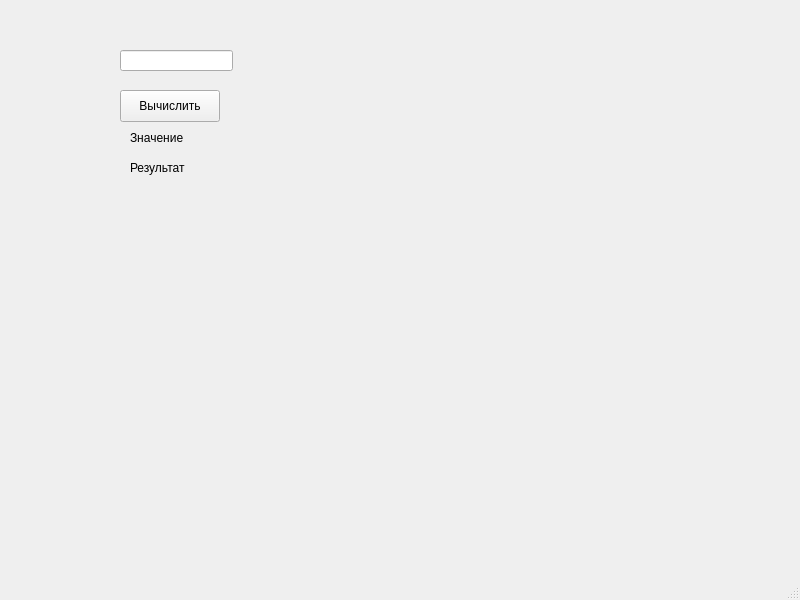
<?xml version="1.0" encoding="UTF-8"?>
<ui version="4.0">
 <class>MainWindow</class>
 <widget class="QMainWindow" name="MainWindow">
  <property name="geometry">
   <rect>
    <x>0</x>
    <y>0</y>
    <width>800</width>
    <height>600</height>
   </rect>
  </property>
  <property name="windowTitle">
   <string>MainWindow</string>
  </property>
  <widget class="QWidget" name="centralwidget">
   <widget class="QLineEdit" name="inputLineEdit">
    <property name="geometry">
     <rect>
      <x>120</x>
      <y>50</y>
      <width>113</width>
      <height>21</height>
     </rect>
    </property>
   </widget>
   <widget class="QPushButton" name="calculateButton">
    <property name="geometry">
     <rect>
      <x>120</x>
      <y>90</y>
      <width>100</width>
      <height>32</height>
     </rect>
    </property>
    <property name="text">
     <string>Вычислить</string>
    </property>
   </widget>
   <widget class="QLabel" name="resultLabel">
    <property name="geometry">
     <rect>
      <x>130</x>
      <y>160</y>
      <width>271</width>
      <height>16</height>
     </rect>
    </property>
    <property name="text">
     <string>Результат</string>
    </property>
   </widget>
   <widget class="QLabel" name="suggestionLabel">
    <property name="geometry">
     <rect>
      <x>130</x>
      <y>130</y>
      <width>281</width>
      <height>16</height>
     </rect>
    </property>
    <property name="text">
     <string>Значение</string>
    </property>
   </widget>
  </widget>
  <widget class="QMenuBar" name="menubar">
   <property name="geometry">
    <rect>
     <x>0</x>
     <y>0</y>
     <width>800</width>
     <height>37</height>
    </rect>
   </property>
  </widget>
  <widget class="QStatusBar" name="statusbar"/>
 </widget>
 <resources/>
 <connections/>
</ui>
